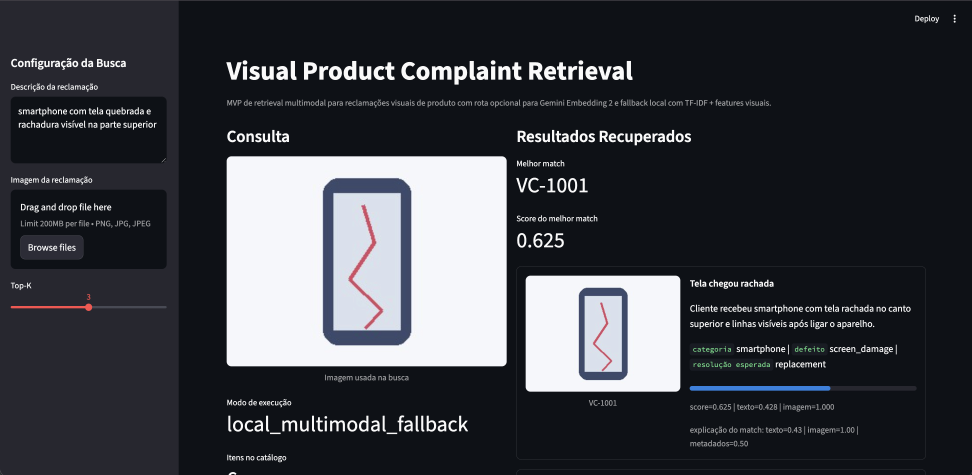
#> input picture assets/visualproduct.jpg, 2916 x 1425 px (shown at 1/3 size)
$ python -i retrieval.py   (imports and definitions only)
#> lines starting #> are read from the running program, lines starting #| are printed output that depends on the picture
from __future__ import annotations

import mimetypes
import os
from dataclasses import dataclass
from pathlib import Path
from typing import Any

import numpy as np
import pandas as pd
from PIL import Image, ImageFilter
from sklearn.feature_extraction.text import TfidfVectorizer
from sklearn.metrics.pairwise import cosine_similarity


def _normalize(vector: np.ndarray) -> np.ndarray:
    norm = np.linalg.norm(vector)
    return vector if norm == 0 else vector / norm


def extract_visual_features(image_path: str | Path) -> np.ndarray:
#> called with image_path = '../assets/visualproduct.jpg'
    image = Image.open(image_path).convert("RGB").resize((96, 96))
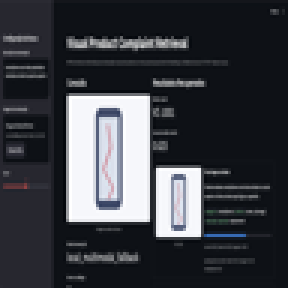
#> image: PIL image 96x96 RGB (shown 3 times larger); mean R, G, B 58.9, 61.2, 67
    histogram = np.asarray(image.histogram(), dtype=float)
#> histogram = 768 values, max 3638 at index 534, min 0 at index 0, mean 36
    histogram = histogram / max(histogram.sum(), 1.0)
#> histogram = 768 values, max 0.132 at index 534, min 0 at index 0, mean 0.0013

    grayscale = image.convert("L")
    edges = grayscale.filter(ImageFilter.FIND_EDGES)
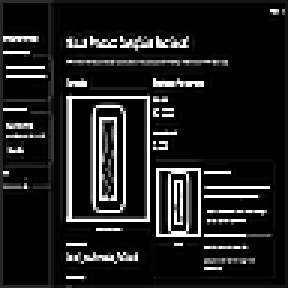
#> edges: PIL image 96x96 L (shown 3 times larger); min 0, max 255, mean 30.9
    edge_array = np.asarray(edges, dtype=float) / 255.0

    features = np.concatenate(
        [
            histogram[:96],
            np.array(
                [
                    edge_array.mean(),
                    edge_array.std(),
                    float(np.percentile(edge_array, 90)),
                ]
            ),
        ]
    )
#> features = 99 values, max 0.606 at index 98, min 0 at index 0, mean 0.013
    return _normalize(features)
#> in _normalize, `norm = np.linalg.norm(vector)`: norm = 0.694


@dataclass
class RetrievalResult:
    complaint_id: str
    title: str
    product_category: str
    defect_type: str
    expected_resolution: str
    similarity_score: float
    text_similarity: float
    image_similarity: float
    metadata_match: float
    explanation: str
    image_path: str
    complaint_text: str


class GeminiEmbeddingClient:
    # [15 lines left out: function __init__, not called in this run]

    @property
    def enabled(self) -> bool:
        return self._client is not None and self._types is not None

    # [18 lines left out: functions embed_text, embed_image, not called in this run]


class ComplaintRetrievalEngine:
    # [114 lines left out: functions __init__, _build_gemini_catalog_embeddings, _build_local_query_vector, _build_gemini_query_vector, search, load_engine, not called in this run]


def results_to_frame(results: list[RetrievalResult]) -> pd.DataFrame:
    return pd.DataFrame([result.__dict__ for result in results])

>>> result = extract_visual_features('../assets/visualproduct.jpg')
#> result = 99 values, max 0.873 at index 98, min 0 at index 0, mean 0.0187
